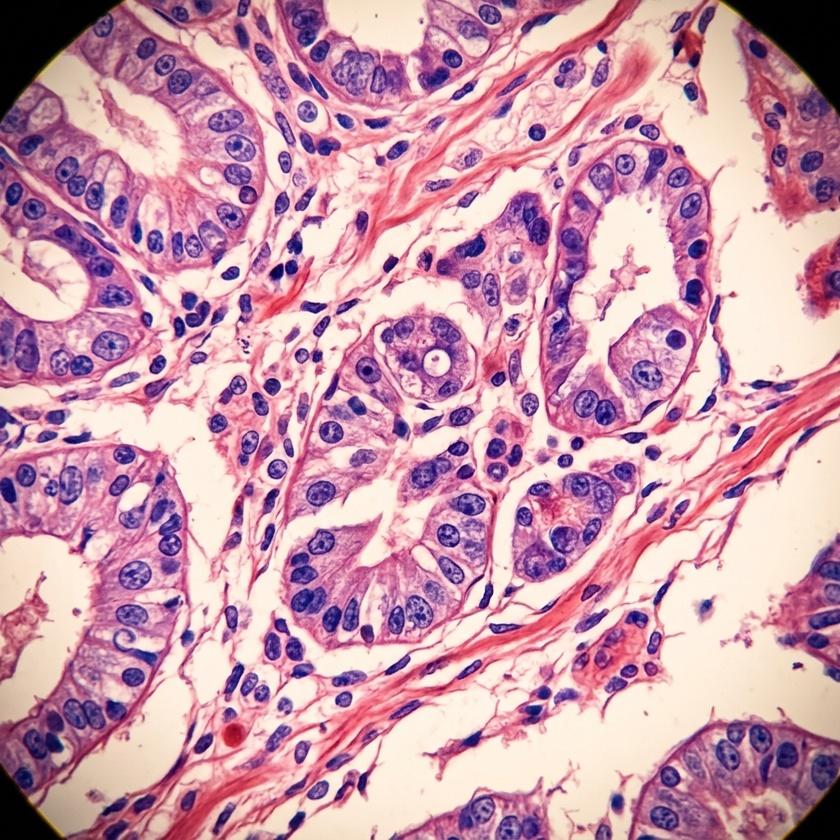
#> input picture frontend/test_sample.jpg, 840 x 840 px, shrunk from 1024 x 1024 before the run
$ python -i nuclei_proposer.py   (imports and definitions only)
#> lines starting #> are read from the running program, lines starting #| are printed output that depends on the picture; after the words box and inside, x2 and y2 are one past the last pixel; in counts of white or black regions, pixels touching at a corner belong together
"""
H&E nuclei exemplar proposer for SAM 3 SemanticPredictor.

Why: pathology literature shows box exemplars beat text prompts; hematoxylin deconv
localizes nuclei before SAM3 draws precise instance polygons.
"""

from __future__ import annotations

import os
from dataclasses import dataclass

import numpy as np

# Ruifrok & Johnston stain vectors (H, E) in RGB optical-density space.
_STAIN_MATRIX = np.array(
    [
        [0.650, 0.704, 0.286],
        [0.268, 0.570, 0.776],
    ],
    dtype=np.float64,
)


@dataclass(frozen=True)
class NucleiExemplarPrompt:
    """SAM 3 exemplar boxes with parallel positive (1) / negative (0) labels."""

    bboxes: list[list[float]]
    labels: list[int]


# [51 lines left out: functions hematoxylin_channel, bbox_iou, nms_bboxes, not called in this run]


def _box_from_center(cx: float, cy: float, half: float, w: int, h: int) -> list[float]:
    x1 = max(0.0, cx - half)
    y1 = max(0.0, cy - half)
    x2 = min(float(w - 1), cx + half)
    y2 = min(float(h - 1), cy + half)
    return [x1, y1, x2, y2]


# [114 lines left out: functions _local_peaks, _negative_stroma_boxes, propose_nuclei_exemplars, not called in this run]


def auto_exemplar_bboxes(
    gray: np.ndarray,
    *,
    rgb: np.ndarray | None = None,
    max_boxes: int = 12,
    half_size: int = 18,
) -> list[list[float]]:
    """Backward-compatible positive-only box list (uses hematoxylin when rgb supplied)."""
    if rgb is not None:
        prompt = propose_nuclei_exemplars(
            rgb,
            max_positive=max_boxes,
            max_negative=0,
            half_size=half_size,
        )
        return prompt.bboxes

    # Legacy grayscale blob path (fallback)
    from scipy import ndimage

    if gray.size == 0:
        return []
    blur = ndimage.gaussian_filter(gray.astype(np.float32), sigma=1.2)
    thresh = float(np.percentile(blur, 82))
    binary = blur > thresh
    labeled, n = ndimage.label(binary)
    if n == 0:
        return []

    sizes = ndimage.sum(binary, labeled, range(1, n + 1))
    order = np.argsort(sizes)[::-1]
    h, w = gray.shape[:2]
    bboxes: list[list[float]] = []
    for idx in order[:max_boxes]:
        label = int(idx) + 1
        ys, xs = np.where(labeled == label)
        if len(xs) < 12:
            continue
        cx = float(xs.mean())
        cy = float(ys.mean())
        bboxes.append(_box_from_center(cx, cy, float(half_size), w, h))
    return bboxes

>>> import cv2
>>> picture = cv2.imread('../../../frontend/test_sample.jpg', cv2.IMREAD_GRAYSCALE)
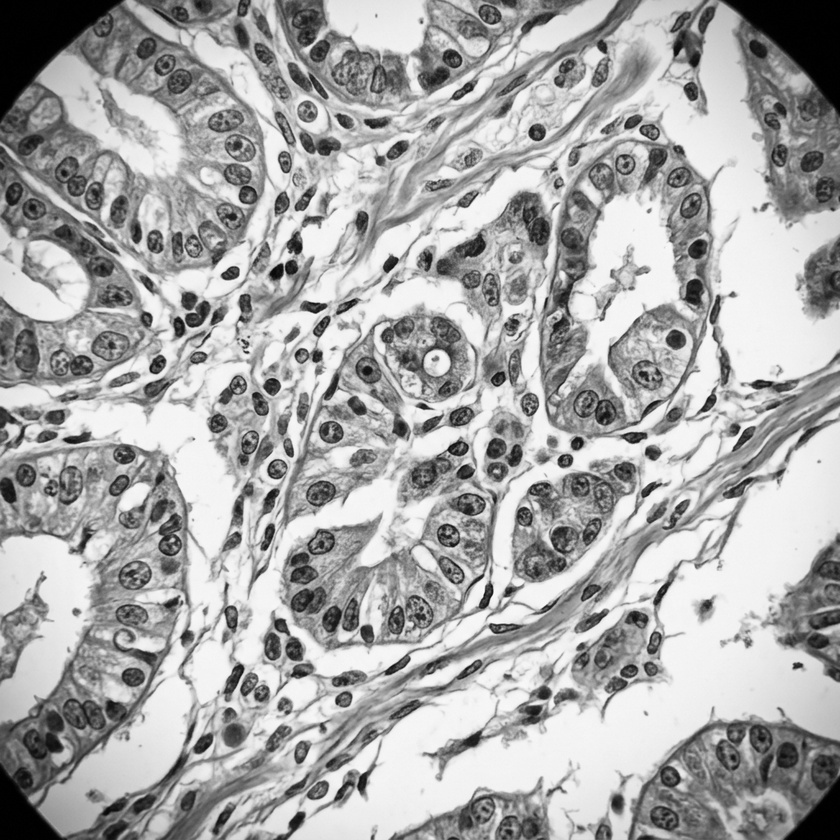
#> picture: shape (840, 840); min 0, max 255, mean 168.7
>>> result = auto_exemplar_bboxes(picture)
#> in auto_exemplar_bboxes, `thresh = float(np.percentile(blur, 82))`: thresh = 235.6
#> in auto_exemplar_bboxes, `binary = blur > thresh`:
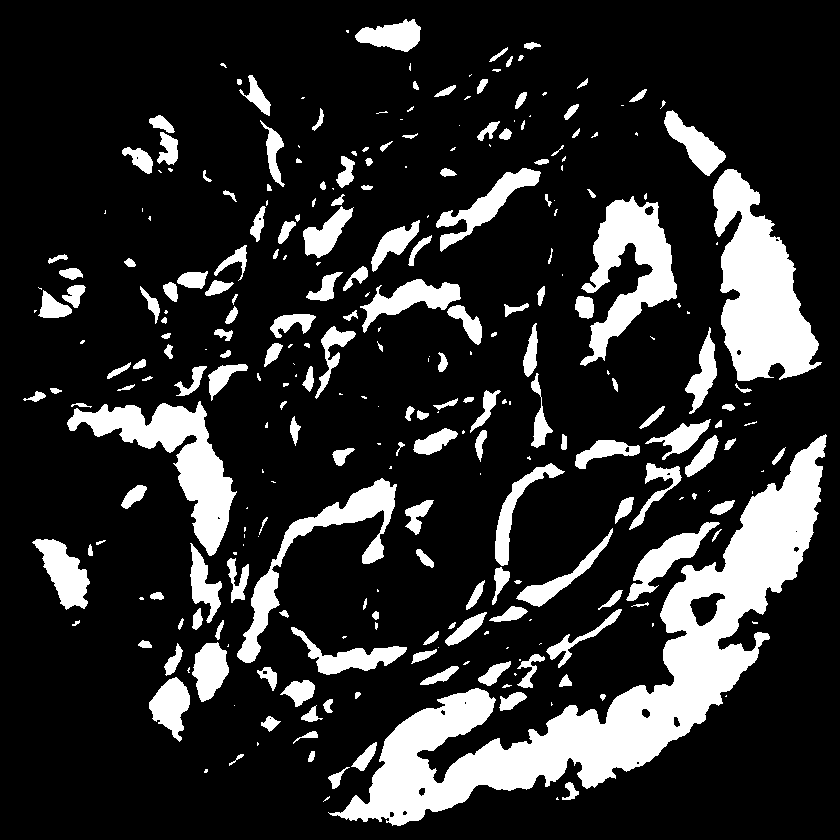
#> binary: shape (840, 840) bool; 18% white; 291 white regions (104 under 20 px), largest, box (x1, y1, x2, y2) and area: (328, 434, 827, 826) 40161, (713, 169, 822, 381) 12800, (67, 401, 237, 556) 8058
#> in auto_exemplar_bboxes, `labeled, n = ndimage.label(binary)`:
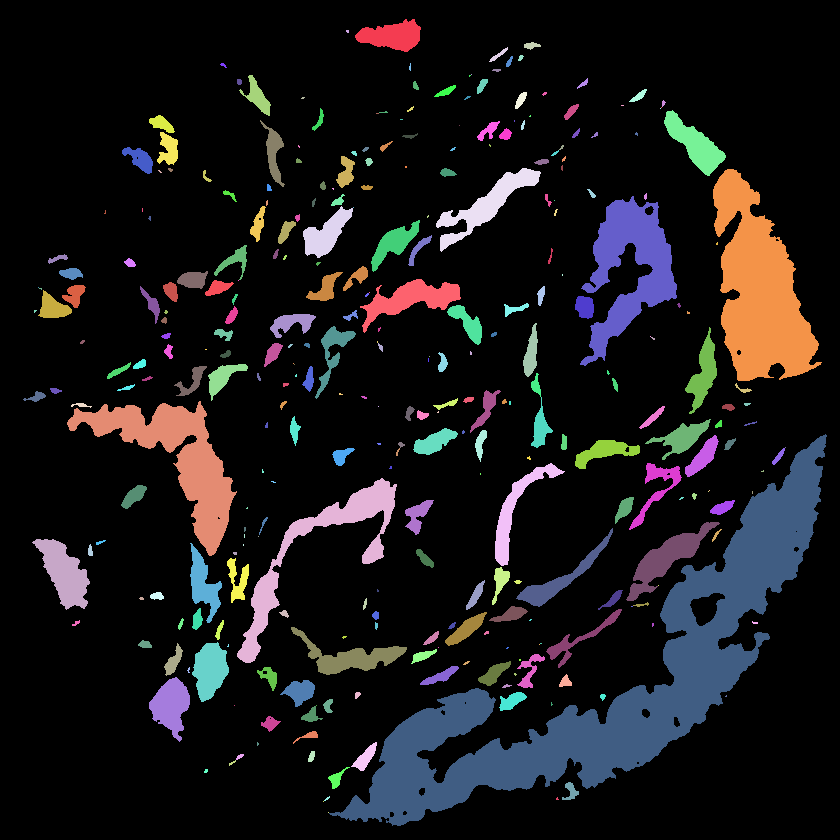
#> labeled: shape (840, 840) int32; 315 distinct labels, from 0 to 314; one colour per label, 0 black
#> in auto_exemplar_bboxes, `labeled, n = ndimage.label(binary)`: n = 314
#> in auto_exemplar_bboxes, `sizes = ndimage.sum(binary, labeled, range(1, n + 1))`: sizes = 314 values, max 40160 at index 197, min 1 at index 9, mean 404.5
#> in auto_exemplar_bboxes, `order = np.argsort(sizes)[::-1]`: order = 314 values, max 313 at index 313, min 0 at index 14, mean 156.5
#> the loop in auto_exemplar_bboxes, `for idx in order[:max_boxes]:` made 12 passes
#> (idx, label, cx, cy, x1 in _box_from_center, y1 in _box_from_center, x2 in _box_from_center, y2 in _box_from_center) on passes 1 to 12: (197, 198, 616, 676.6, 598, 658.6, 634, 694.6), (65, 66, 758.6, 290, 740.6, 272, 776.6, 308), (177, 178, 176.1, 458.3, 158.1, 440.3, 194.1, 476.3), (77, 78, 629.3, 267.4, 611.3, 249.4, 647.3, 285.4), (214, 215, 317.9, 551, 299.9, 533, 335.9, 569), (64, 65, 485.8, 204.7, 467.8, 186.7, 503.8, 222.7), (227, 228, 665.9, 558.4, 647.9, 540.4, 683.9, 576.4), (233, 234, 63.93, 572.6, 45.93, 554.6, 81.93, 590.6), (106, 107, 410.6, 298.8, 392.6, 280.8, 428.6, 316.8), (266, 267, 349.8, 656.6, 331.8, 638.6, 367.8, 674.6), (29, 30, 694.4, 143.7, 676.4, 125.7, 712.4, 161.7), (288, 289, 170.5, 705.3, 152.5, 687.3, 188.5, 723.3)
#> after the loop in auto_exemplar_bboxes, `for idx in order[:max_boxes]:`: bboxes = 12 items, first 6: [598, 658.6, 634, 694.6], [740.6, 272, 776.6, 308], [158.1, 440.3, 194.1, 476.3], [611.3, 249.4, 647.3, 285.4], [299.9, 533, 335.9, 569], [467.8, 186.7, 503.8, 222.7]
#> result has the same summary as bboxes in auto_exemplar_bboxes
